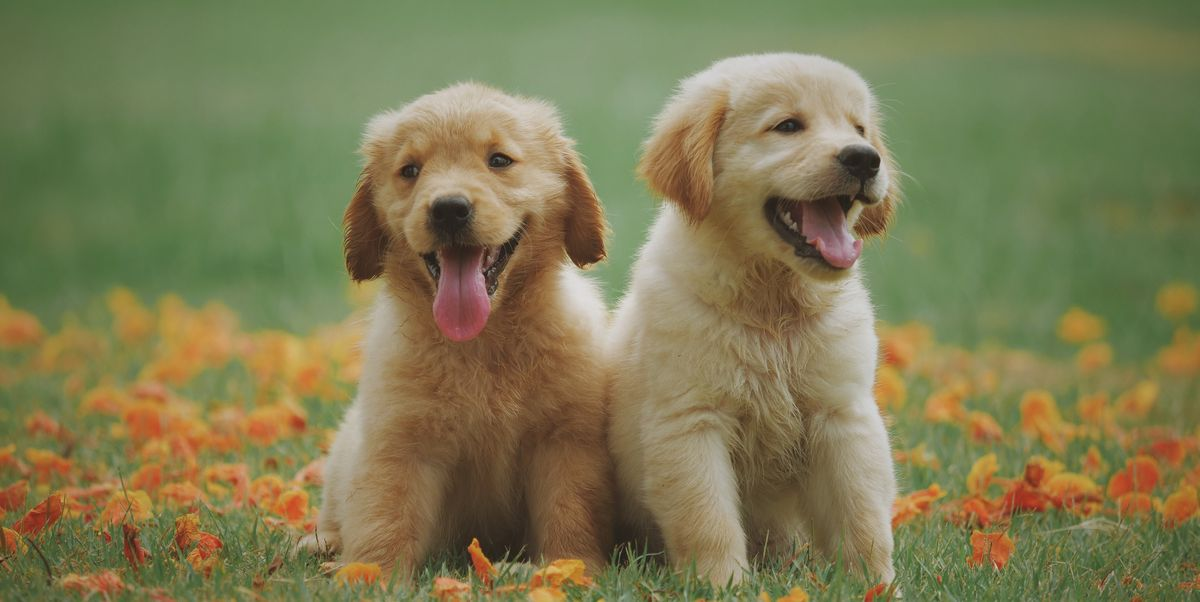
//> input picture slika.jpg, 1200 x 602 px
$ ./JPEG   (built with g++ and OpenCV 4)
//> lines starting //> are read from the running program, lines starting //| are printed output that depends on the picture; after the words box and inside, x2 and y2 are one past the last pixel; in counts of white or black regions, pixels touching at a corner belong together
#include <opencv2/core.hpp>
#include <opencv2/core/mat.hpp>
#include <opencv2/imgcodecs.hpp>
#include <opencv2/highgui.hpp>
#include <opencv2/imgproc.hpp>
#include <vector>
#include<iostream>
using namespace cv;

float Luminance[8][8] = {
    {16, 11, 10, 16, 24, 40, 51, 61},
    {12, 12, 14, 19, 26, 58, 60, 55},
    {14, 13, 16, 24, 40, 57, 69, 56},
    {14, 17, 22, 29, 51, 87, 80, 62},
    {18, 22, 37, 56, 68, 109, 103, 77},
    {24, 35, 55, 64, 81, 104, 113, 92},
    {49, 64, 78, 87, 103, 121, 120, 101},
    {72, 92, 95, 98, 112, 100, 103, 99}
};
float Chrominance[8][8] = {
    {17, 18, 24, 27, 99, 99, 99, 99},
    {18, 21, 26, 66, 99, 99, 99, 99},
    {24, 26, 56, 99, 99, 99, 99, 99},
    {47, 66, 99, 99, 99, 99, 99, 99},
    {99, 99, 99, 99, 99, 99, 99, 99},
    {99, 99, 99, 99, 99, 99, 99, 99},
    {99, 99, 99, 99, 99, 99, 99, 99},
    {99, 99, 99, 99, 99, 99, 99, 99}
};

int main()
{
    namedWindow("Original image");
    Mat image, compressedImage, decompressedImage;
    int height = 480; int width = 640;
    image = imread("slika.jpg", cv::IMREAD_COLOR); //CV_8U
//> image is the input picture: 602 rows x 1200 cols, CV_8UC3; mean B, G, R 82.8, 122.8, 126.3
    resize(image,image,Size(640,480));
//> image: 480 rows x 640 cols, CV_8UC3
    imshow("Original image", image);

    //                KOMPRESIJA              //
    //RGB to YCbCr
    Mat image_y;
    namedWindow("YCrCb image");
    cvtColor(image,image_y,COLOR_BGR2YCrCb);
//> image_y: 480 rows x 640 cols, CV_8UC3; mean of channels 0, 1, 2 119.2, 133, 107.4
    imshow("YCrCb image", image_y);
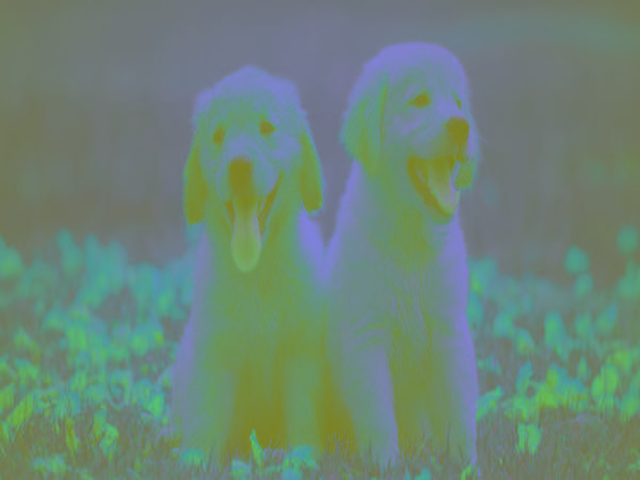
//> window 'YCrCb image': 480 rows x 640 cols, CV_8UC3; mean B, G, R 119.2, 133, 107.4

    //Razdvajanje Y, Cr i Cb
    std::vector<Mat>YCrCb(3);
    split(image_y,YCrCb);
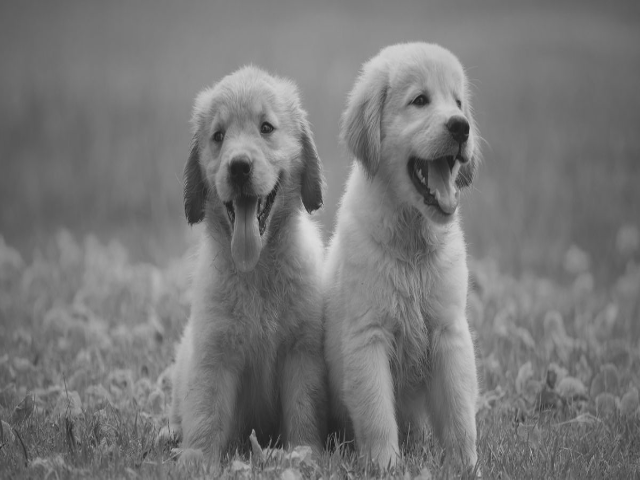
//> YCrCb[0]: 480 rows x 640 cols, CV_8UC1; min 25, max 221, mean 119.2
    Mat Y = YCrCb[0]; Mat Cr = YCrCb[1]; Mat Cb = YCrCb[2];
    namedWindow("Y"); namedWindow("Cr"); namedWindow("Cb");
    imshow("Y", YCrCb[0]); imshow("Cr", YCrCb[1]); imshow("Cb", YCrCb[2]);

    //Downsampling
    resize(Cr, Cr, Size(width/2,height/2));
    resize(Cb, Cb, Size(width/2,height/2));

    for(int i=0; i<Y.cols; i+=8){
        for(int j=0; j<Y.rows; j+=8){
            Mat blockY = Y(Rect(i,j,8,8));
            blockY.convertTo(blockY,CV_64FC1);

            //oduzima se srednja vrijednost(128)
            for(int x=0; x<blockY.cols; x++){
                for(int y=0; y<blockY.rows; y++){
                    blockY.at<float>(x,y) = blockY.at<float>(x,y) - 128.0;
                }
            }

            //DCT
            dct(blockY,blockY);
            //Kvantizacija
            for(int x=0; x<blockY.cols; x++){
                for(int y=0; y<blockY.rows; y++){
                    blockY.at<float>(x,y) = blockY.at<float>(x,y) / Luminance[x][y];
                }
            }
            blockY.convertTo(blockY, CV_8UC1);
            blockY.copyTo(YCrCb[0](Rect(i,j,8,8)));
        }
    }
    for(int i=0; i<Cr.cols; i+=8){
        for(int j=0; j<Cr.rows; j+=8){
            Mat blockCr = Cr(Rect(i,j,8,8));
            Mat blockCb = Cb(Rect(i,j,8,8));
            blockCr.convertTo(blockCr,CV_64FC1);
            blockCb.convertTo(blockCb,CV_64FC1);

            //oduzima se srednja vrijednost(128)
            for(int x=0; x<blockCr.cols; x++){
                for(int y=0; y<blockCr.rows; y++){
                    blockCr.at<float>(x,y) = blockCr.at<float>(x,y) - 128;
                    blockCb.at<float>(x,y) = blockCb.at<float>(x,y) - 128;
                }
            }

            //DCT
            dct(blockCr,blockCr);
            dct(blockCb,blockCb);
            //Kvantizacija
            for(int x=0; x<blockCr.cols; x++){
                for(int y=0; y<blockCr.rows; y++){
                    blockCr.at<float>(x,y) = blockCr.at<float>(x,y) / Chrominance[x][y];
                    blockCb.at<float>(x,y) = blockCb.at<float>(x,y) / Chrominance[x][y];
                }
            }
            blockCr.convertTo(blockCr, CV_8UC1);
            blockCb.convertTo(blockCb, CV_8UC1);
            blockCr.copyTo(YCrCb[1](Rect(i,j,8,8)));
            blockCb.copyTo(YCrCb[2](Rect(i,j,8,8)));
        }
    }
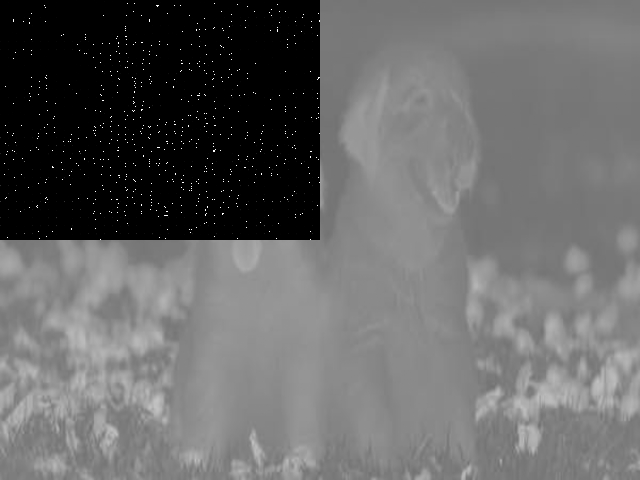
//> YCrCb[1]: 480 rows x 640 cols, CV_8UC1; min 0, max 255, mean 102.3
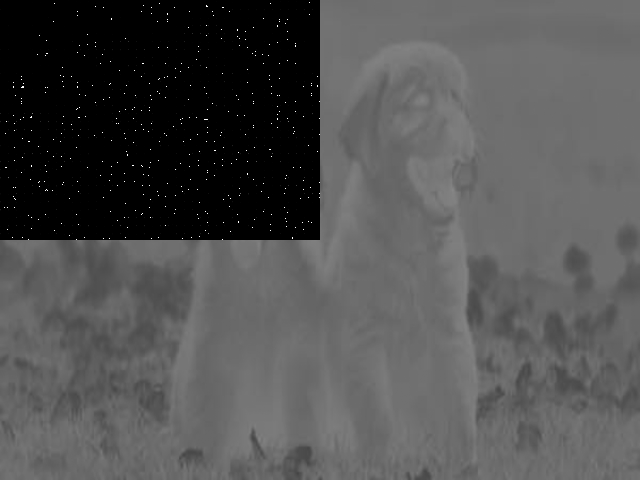
//> YCrCb[2]: 480 rows x 640 cols, CV_8UC1; min 0, max 255, mean 80.1
    merge(YCrCb,compressedImage);
//> compressedImage: 480 rows x 640 cols, CV_8UC3; mean of channels 0, 1, 2 5.5, 102.3, 80.1
    namedWindow("Compressed image");
    imshow("Compressed image", compressedImage);
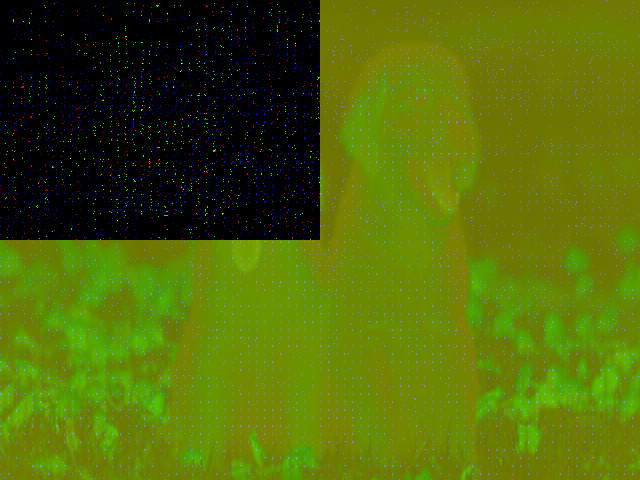
//> window 'Compressed image': 480 rows x 640 cols, CV_8UC3; mean B, G, R 5.5, 102.3, 80.1
    imwrite("compressed_image.jpg", compressedImage);

    //               DEKOMPRESIJA             //
    std::vector<Mat>YCrCb2(3);
    split(compressedImage,YCrCb2);
    Mat Y2 = YCrCb2[0]; Mat Cr2 = YCrCb2[1]; Mat Cb2 = YCrCb2[2];
    for(int i=0; i<Y2.cols; i+=8){
        for(int j=0; j<Y2.rows; j+=8){
            Mat blockY = Y2(Rect(i,j,8,8));
            blockY.convertTo(blockY,CV_64FC1);

            //dodaje se srednja vrijednost(128)
            for(int x=0; x<blockY.cols; x++){
                for(int y=0; y<blockY.rows; y++){
                    blockY.at<float>(x,y) = blockY.at<float>(x,y) + 128.0;
                }
            }

            //inverzna DCT
            idct(blockY,blockY);
            //Dekvantizacija
            for(int x=0; x<blockY.cols; x++){
                for(int y=0; y<blockY.rows; y++){
                    blockY.at<float>(x,y) = blockY.at<float>(x,y) * Luminance[x][y];
                }
            }
            blockY.convertTo(blockY, CV_8UC1);
            blockY.copyTo(YCrCb2[0](Rect(i,j,8,8)));
        }
    }
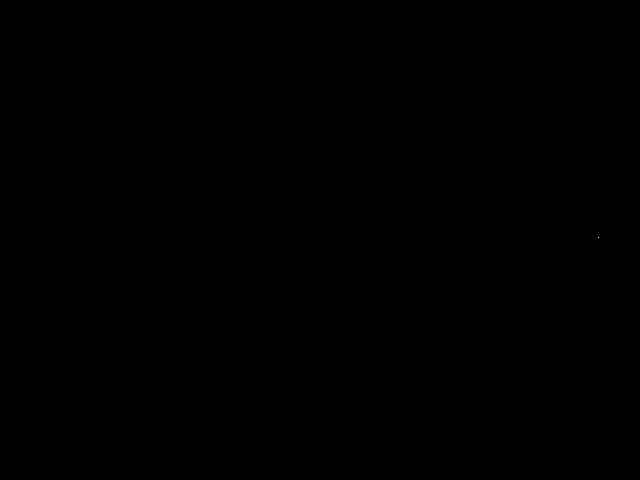
//> Y2: 480 rows x 640 cols, CV_8UC1; 0% white in thin lines or dots, all inside (x1, y1, x2, y2) = (598, 237, 599, 238)
    for(int i=0; i<Cr2.cols; i+=8){
        for(int j=0; j<Cr2.rows; j+=8){
            Mat blockCr = Cr2(Rect(i,j,8,8));
            Mat blockCb = Cb2(Rect(i,j,8,8));
            blockCr.convertTo(blockCr,CV_64FC1);
            blockCb.convertTo(blockCb,CV_64FC1);

            //dodaje se srednja vrijednost(128)
            for(int x=0; x<blockCr.cols; x++){
                for(int y=0; y<blockCr.rows; y++){
                    blockCr.at<float>(x,y) = blockCr.at<float>(x,y) + 128;
                    blockCb.at<float>(x,y) = blockCb.at<float>(x,y) + 128;
                }
            }

            //inverzna DCT
            idct(blockCr,blockCr);
            idct(blockCb,blockCb);
            //Dekvantizacija
            for(int x=0; x<blockCr.cols; x++){
                for(int y=0; y<blockCr.rows; y++){
                    blockCr.at<float>(x,y) = blockCr.at<float>(x,y) * Chrominance[x][y];
                    blockCb.at<float>(x,y) = blockCb.at<float>(x,y) * Chrominance[x][y];
                }
            }
            blockCr.convertTo(blockCr, CV_8UC1);
            blockCb.convertTo(blockCb, CV_8UC1);
            blockCr.copyTo(YCrCb2[1](Rect(i,j,8,8)));
            blockCb.copyTo(YCrCb2[2](Rect(i,j,8,8)));
        }
    }
//> Cr2: 480 rows x 640 cols, CV_8UC1; every value is 0
    merge(YCrCb2,decompressedImage);
//> decompressedImage: 480 rows x 640 cols, CV_8UC3; mean of channels 0, 1, 2 0, 0, 0
    //YCbCr to RGB
    cvtColor(decompressedImage,decompressedImage,COLOR_YCrCb2BGR);
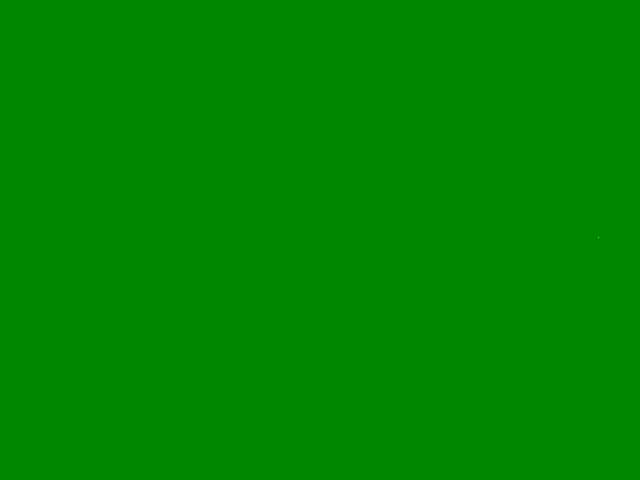
//> decompressedImage: 480 rows x 640 cols, CV_8UC3; mean B, G, R 0, 135, 0
    namedWindow("Decompressed image");
    imshow("Decompressed image", decompressedImage);
    imwrite("decompressed_image.jpg", decompressedImage);
    waitKey(0);
    return 0;
}
